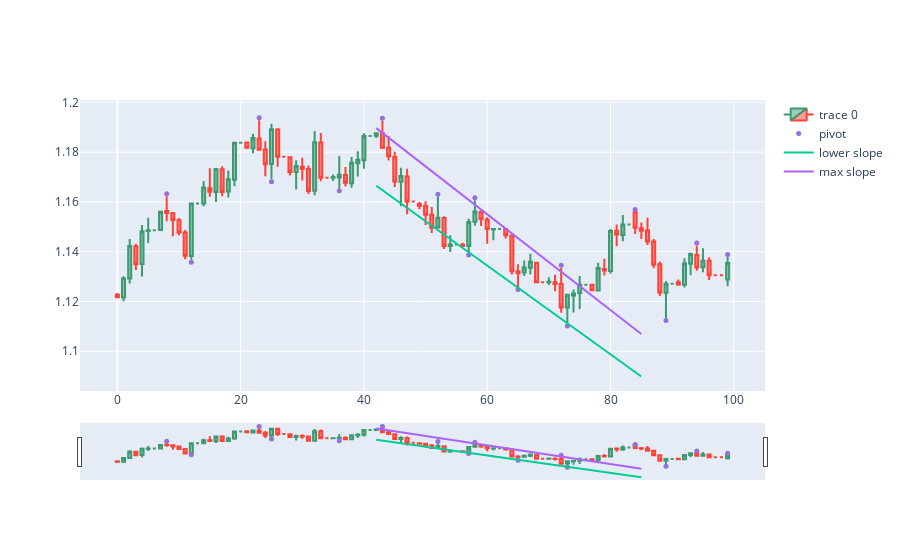

The notebook cell saved with this chart:
### Code cell
candle = 85
backcandles = 40
window = 3

#dfpl = df[candle-backcandles-window-5:candle+200]

fig = go.Figure(data=[go.Candlestick(x=dfpl.index,
                open=dfpl['Open'],
                high=dfpl['High'],
                low=dfpl['Low'],
                close=dfpl['Close'])])

fig.add_scatter(x=dfpl.index, y=dfpl['pointpos'], mode="markers",
                marker=dict(size=5, color="MediumPurple"),
                name="pivot")

sl_lows, interc_lows, sl_highs, interc_highs, r_sq_l, r_sq_h = collect_channel(candle, backcandles, window)
print(r_sq_l, r_sq_h)
x = np.array(range(candle-backcandles-window, candle+1))
fig.add_trace(go.Scatter(x=x, y=sl_lows*x + interc_lows, mode='lines', name='lower slope'))
fig.add_trace(go.Scatter(x=x, y=sl_highs*x + interc_highs, mode='lines', name='max slope'))
#fig.update_layout(xaxis_rangeslider_visible=False)
fig.show()
